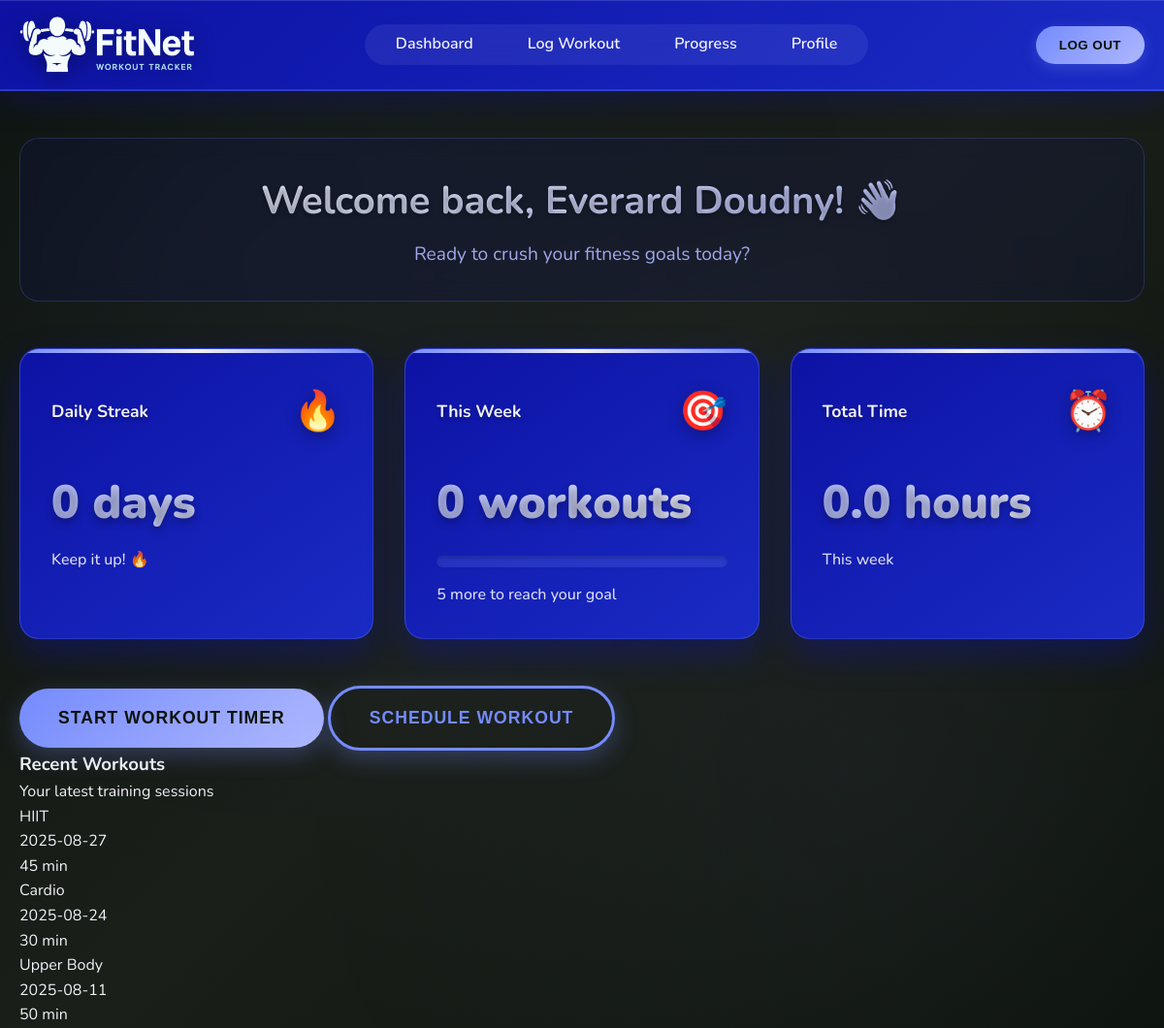
The page /dashboard (signed in) on the database its author committed.
### tables this page shows
CREATE TABLE `Workouts`(`workout_id` TEXT, `user_id` TEXT, `start_time` TEXT, `end_time` TEXT, `duration_min` TEXT, `workout_type` TEXT, `calories_burned` TEXT);

### main.py (the view)
@app.route('/dashboard', methods=['GET'])
def dashboard():
    if 'user_id' not in session:
        return redirect(url_for('login'))
    print(f"DEBUG: Dashboard - session user_id: {session.get('user_id')}, session name: {session.get('name')}")  # Debug line
    conn = get_db_connection()
    user_data = conn.execute(
        'SELECT first_name, surname, email FROM Users WHERE user_id = ?',
        (session['user_id'],)
    ).fetchone()
    print(f"DEBUG: User data from DB: {dict(user_data) if user_data else 'None'}")  # Debug line
    if session.get('name') and session.get('name') != 'User':
        full_name = session.get('name')
    elif user_data and user_data['first_name'] and user_data['surname']:
        full_name = f"{user_data['first_name']} {user_data['surname']}"
        session['name'] = full_name
    else:
        full_name = "User"
    print(f"DEBUG: Final full_name: {full_name}")  # Debug line
    streak_query = '''
        SELECT COUNT(*) as streak FROM (
            SELECT DATE(start_time) as workout_date
            FROM Workouts
            WHERE user_id = ?
            GROUP BY workout_date
            ORDER BY workout_date DESC
        )
        WHERE workout_date >= DATE('now', '-6 days')
    '''
    streak_result = conn.execute(streak_query, (session['user_id'],)).fetchone()
    daily_streak = streak_result['streak'] if streak_result else 0
    weekly_workouts_query = (
        'SELECT COUNT(*) FROM Workouts '
        'WHERE user_id = ? AND start_time >= DATE("now", "-6 days")'
    )
    weekly_workouts = conn.execute(weekly_workouts_query, (session['user_id'],)).fetchone()[0]
    total_time_query = '''
        SELECT SUM(duration_min) FROM Workouts
        WHERE user_id = ? AND start_time >= DATE('now', '-6 days')
    '''
    total_time = conn.execute(total_time_query, (session['user_id'],)).fetchone()[0] or 0
    total_time_hours = total_time / 60
    recent_workouts_query = '''
        SELECT workout_type, start_time, duration_min
        FROM Workouts
        WHERE user_id = ?
        ORDER BY start_time DESC
        LIMIT 3
    '''
    recent_workouts = conn.execute(recent_workouts_query, (session['user_id'],)).fetchall()
    conn.close()
    return render_template(
        'dashboard.html',
        user=user_data,
        full_name=full_name,
        daily_streak=daily_streak,
        weekly_workouts=weekly_workouts,
        total_time=total_time,
        total_time_hours=total_time_hours,
        recent_workouts=recent_workouts
    )

### main.py (called while the page is built)
def get_db_connection():
    conn = sqlite3.connect('database/data_source.db')
    conn.row_factory = sqlite3.Row
    return conn

### templates/dashboard.html (shortened to what this page needs)
<!DOCTYPE html>
<html lang="en">
<head>
  <link rel="stylesheet" href="static/css/dashboard.css">
</head>
<body>
  <header class="header">
    <div class="container">
      <div class="logo">
        <img src="static/images/FitNet Logo.png" alt="FitNet Logo">
      </div>
      <nav class="navigation">
        <ul>
          <li><a href="/dashboard">Dashboard</a></li>
          <li><a href="/log-workout">Log Workout</a></li>
          <li><a href="/progress">Progress</a></li>
          <li><a href="/profile">Profile</a></li>
        </ul>
      </nav>
      <div class="actions">
        <button class="logout" onclick="window.location.href='/logout'">Log Out</button>
      </div>
    </div>
  </header>
  <main class="container">
    <div class="welcome-section">
      <h2>Welcome back, {{ full_name }}! 👋</h2>
      <p>Ready to crush your fitness goals today?</p>
    </div>
    <div class="stats-cards">
      <div class="card">
        <div class="card-header">
          <span>Daily Streak</span>
          <span class="icon flame">🔥</span>
        </div>
        <div class="card-content">
          <div class="value">{{ daily_streak }} days</div>
          <p>Keep it up! 🔥</p>
        </div>
      </div>
      <div class="card">
        <div class="card-header">
          <span>This Week</span>
          <span class="icon target">🎯</span>
        </div>
        <div class="card-content">
          <div class="value">{{ weekly_workouts }} workouts</div>
          <div class="progress-bar">
          </div>
          <p>{{ 5-weekly_workouts if weekly_workouts < 5 else 0 }} more to reach your goal</p>
        </div>
      </div>
      <div class="card">
        <div class="card-header">
          <span>Total Time</span>
          <span class="icon clock">⏰</span>
        </div>
        <div class="card-content">
          <div class="value">{{ "%.1f"|format(total_time_hours) }} hours</div>
          <p>This week</p>
        </div>
      </div>
    </div>
    <div class="quick-actions">
      <button class="start-workout" onclick="window.location.href='log-workout'">Start Workout Timer</button>
      <button class="schedule-workout">Schedule Workout</button>
    </div>
    <div class="recent-workouts">
      <h3>Recent Workouts</h3>
      <p>Your latest training sessions</p>
      <div class="workout-list">
        {% for workout in recent_workouts %}
        <div class="workout">
          <span class="badge {{ workout['workout_type']|lower }}">{{ workout['workout_type'] }}</span>
          <div class="details">
            <p>{{ workout['start_time'][:10] }}</p>
            <p>{{ workout['duration_min'] }} min</p>
          </div>
        </div>
        {% endfor %}
      </div>
    </div>
  </main>
</body>
</html>

### rows shown on the page
Workouts: workout_type "HIIT", start_time "2025-08-27", duration_min "45"
Workouts: workout_type "Cardio", start_time "2025-08-24", duration_min "30"
Workouts: workout_type "Upper Body", start_time "2025-08-11", duration_min "50"

### other values the page prints
{{ full_name }} "Everard Doudny"
{{ daily_streak }} "0"
{{ weekly_workouts }} "0"
{{ 5-weekly_workouts if weekly_workouts < 5 else 0 }} "5"
{{ "%.1f"|format(total_time_hours) }} "0.0"
